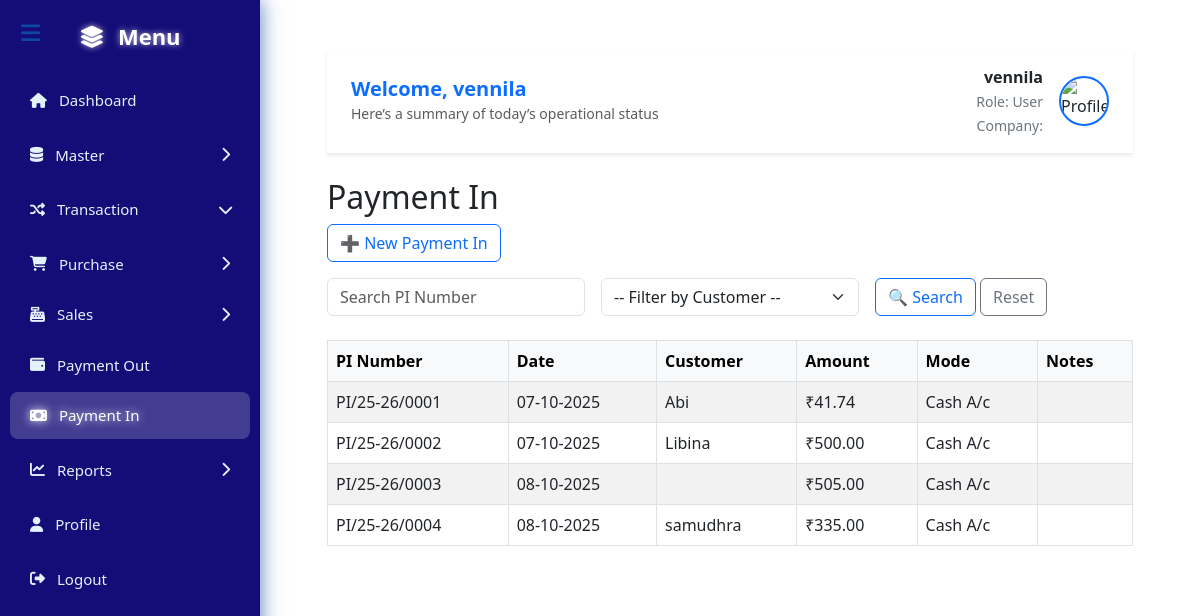
The app's page /payment_in_list.php (signed in) with its own data.
### tables this page shows
CREATE TABLE `payments_in` (
  `id` int(11) NOT NULL,
  `pi_number` varchar(50) NOT NULL,
  `date` date NOT NULL,
  `party_id` int(11) NOT NULL,
  `amount` decimal(10,2) NOT NULL,
  `payment_mode` varchar(50) NOT NULL,
  `notes` text DEFAULT NULL,
  `created_at` timestamp NOT NULL DEFAULT current_timestamp()
);

### payment_in_list.php (the view, shortened to what this page needs)
<?php
require_once 'config.php';
include 'header.php';
$params = [];
$sql = "
    SELECT
        pi.id,
        pi.pi_number,
        pi.date,
        COALESCE(c.customer_name, l.ledger_name) AS customer_name,
        pi.amount,
        pi.payment_mode,
        pi.notes
    FROM payments_in pi
    LEFT JOIN customers c ON pi.party_id = c.customer_id
    LEFT JOIN ledgers l ON pi.party_id = l.id
";
$sql .= " ORDER BY pi.pi_number ASC";
$stmt = $pdo->prepare($sql);
$stmt->execute($params);
$payments = $stmt->fetchAll(PDO::FETCH_ASSOC);
?>
<!DOCTYPE html>
<html>
<head>
  <link href="https://cdn.jsdelivr.net/npm/bootstrap@5.3.0/dist/css/bootstrap.min.css" rel="stylesheet">
</head>
<body class="container mt-4">
  <h2>Payment In</h2>
  <div class="mb-3">
    <a href="payment_in.php" class="btn btn-outline-primary">➕ New Payment In</a>
  </div>
  <form method="get" class="row g-3 mb-4">
    <div class="col-md-4">
      <input type="text" name="pi_number" value="<?= htmlspecialchars($_GET['pi_number'] ?? '') ?>" class="form-control" placeholder="Search PI Number">
    </div>
    <div class="col-md-4">
      <select name="customer_id" class="form-select">
        <option value="">-- Filter by Customer --</option>
      </select>
    </div>
    <div class="col-md-4">
      <button type="submit" class="btn btn-outline-primary">🔍 Search</button>
      <a href="payment_in_list.php" class="btn btn-outline-secondary">Reset</a>
    </div>
  </form>
  <table class="table table-bordered table-striped">
    <thead class="table-light">
      <tr>
        <th>PI Number</th>
        <th>Date</th>
        <th>Customer</th>
        <th>Amount</th>
        <th>Mode</th>
        <th>Notes</th>
      </tr>
    </thead>
    <tbody>
      <?php if ($payments): ?>
        <?php foreach ($payments as $p): ?>
          <tr>
            <td><?= htmlspecialchars($p['pi_number']) ?></td>
            <td><?= date('d-m-Y', strtotime($p['date'])) ?></td>
            <td><?= htmlspecialchars($p['customer_name']) ?></td>
            <td>₹<?= number_format($p['amount'], 2) ?></td>
            <td><?= htmlspecialchars($p['payment_mode']) ?></td>
            <td><?= htmlspecialchars($p['notes']) ?></td>
          </tr>
        <?php endforeach; ?>
      <?php else: ?>
        <tr>
          <td colspan="6" class="text-center">No payments found.</td>
        </tr>
      <?php endif; ?>
    </tbody>
  </table>
</body>
</html>

### records on screen
payments_in: pi_number "PI/25-26/0001", date "07-10-2025", customer_name "Abi", amount "41.74", payment_mode "Cash A/c"
payments_in: pi_number "PI/25-26/0002", date "07-10-2025", customer_name "Libina", amount "500.00", payment_mode "Cash A/c"
payments_in: pi_number "PI/25-26/0003", date "08-10-2025", amount "505.00", payment_mode "Cash A/c"
payments_in: pi_number "PI/25-26/0004", date "08-10-2025", customer_name "samudhra", amount "335.00", payment_mode "Cash A/c"

### other values on screen
$name "vennila"
$role "User"
